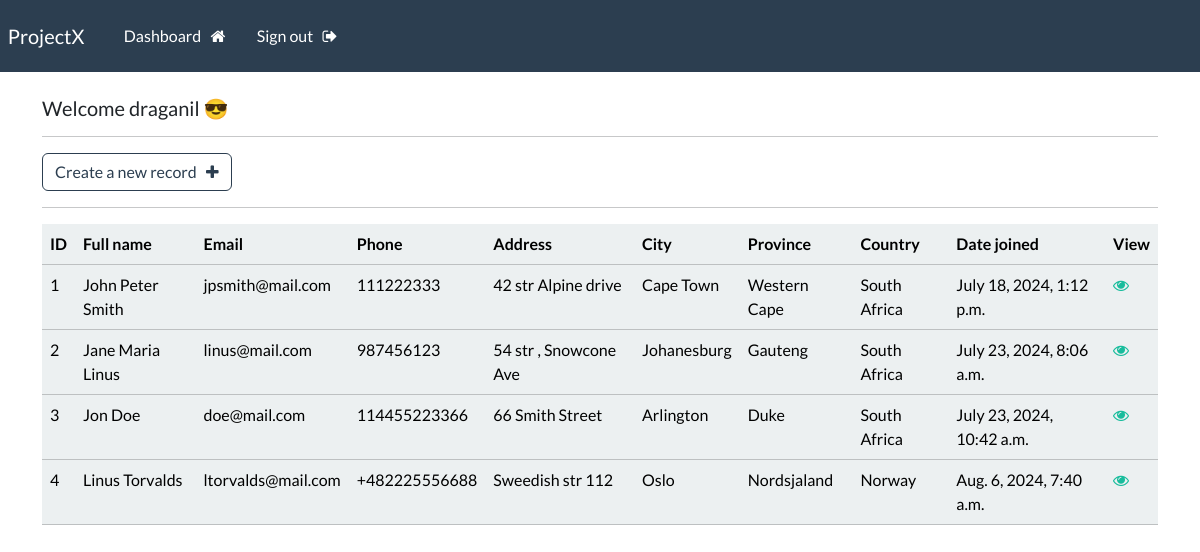
The page /dashboard (signed in) on the database its author committed.
### webapp/models.py (models this page shows, shortened)
class Record(models.Model):
    creation_date = models.DateTimeField(auto_now_add=True)
    first_name = models.CharField(max_length=100)
    last_name = models.CharField(max_length=100)
    email = models.CharField(max_length=255)
    phone = models.CharField(max_length=20)
    address=models.CharField(max_length=300)
    city = models.CharField(max_length=255)
    province = models.CharField(max_length=200)
    country = models.CharField(max_length=100)

### webapp/views.py (the view)
# urls.py: path('dashboard', views.dashboard, name="dashboard"),
@login_required (login_url='my-login')
def dashboard(request):
    my_records = Record.objects.all()
    context = {'records': my_records}
    return render (request, 'webapp/dashboard.html', context=context)

### webapp/templates/webapp/dashboard.html
{% extends 'webapp/base.html' %}
{% block content %}
    <h5> Welcome  {{user}}  😎</h5>
    <hr>
    <a class="btn btn-outline-primary" href="{% url 'create-record' %}"> Create a new record &nbsp; <i class="fa fa-plus" aria-hidden="true"></i></a>
    <hr>
    <table class="table table-light table-hover">
        <thead class="table-light">
            <tr>
                <th scope="col"> ID </th>
                <th scope="col"> Full name </th>
                <th scope="col"> Email </th>
                <th scope="col"> Phone </th>
                <th scope="col"> Address </th>
                <th scope="col"> City</th>
                <th scope="col"> Province </th>
                <th scope="col"> Country </th>
                <th scope="col"> Date joined </th>
                <th scope="col"> View </th>
            </tr>
        </thead>
        <tbody>
        {% if records %}
        {% for record in records %}
            <tr>
                <td> {{ record.id }} </td>
                <td> {{ record.first_name }} {{ record.last_name }}</td>
                <td> {{ record.email }} </td>
                <td> {{ record.phone }} </td>
                <td> {{ record.address }} </td>
                <td> {{ record.city }} </td>
                <td> {{ record.province }} </td>
                <td> {{ record.country }} </td>
                <td> {{ record.creation_date }} </td>
                <td> <a href="{% url 'record' record.id %}"> <i class="fa fa-eye" aria-hidden="true"></i> </a> </td>
               </tr>
        {% endfor %}
        {% endif %}
        </tbody>
    </table>
{% endblock %}

### webapp/templates/webapp/base.html (shortened to what this page needs)
{% load static %}
<!DOCTYPE html>
<html>
    <head>
        <link rel="stylesheet" type="text/css" href="https://bootswatch.com/5/flatly/bootstrap.min.css">
        <link rel="stylesheet" type="text/css" href="{% static 'css/styles.css' %}">
    </head>
    <body>
        {% include 'webapp/navbar.html' %}
        <div class="container">
            <br>
            {% block content %}
            {% endblock %}
        </div>
        <link rel="stylesheet" href="https://cdnjs.cloudflare.com/ajax/libs/font-awesome/4.7.0/css/font-awesome.min.css">
    </body>
</html>

### webapp/templates/webapp/navbar.html (shortened to what this page needs)
<nav class="navbar navbar-expand-lg navbar-dark bg-primary justify-content-center">
    <a class="navbar-brand main-heading" href="{% url '' %}">
      &nbsp; ProjectX
    </a>
      <div class="collapse navbar-collapse text-center" id="navbarNavDropdown">
        <ul class="navbar-nav mr-auto">
          {% if user.is_authenticated %}
            <li class="nav-item">
              <a class="nav-link" href="{% url 'dashboard' %}">Dashboard &nbsp; <i class="fa fa-home" aria-hidden="true"></i> </a>
            </li>
            <li class="nav-item">
              <a class="nav-link" href="{% url 'user-logout' %}">Sign out &nbsp; <i class="fa fa-sign-out" aria-hidden="true"></i> </a>
            </li>
        </ul>
        {% endif %}
      </div>
  </nav>

### rows shown on the page
Record: id "1", first_name "John Peter", last_name "Smith", email "jpsmith@mail.com", phone "111222333", address "42 str Alpine drive", city "Cape Town", province "Western Cape", country "South Africa", creation_date "July 18, 2024, 1:12 p.m."
Record: id "2", first_name "Jane Maria", last_name "Linus", email "linus@mail.com", phone "987456123", address "54 str , Snowcone Ave", city "Johanesburg", province "Gauteng", country "South Africa", creation_date "July 23, 2024, 8:06 a.m."
Record: id "3", first_name "Jon", last_name "Doe", email "doe@mail.com", phone "114455223366", address "66 Smith Street", city "Arlington", province "Duke", country "South Africa", creation_date "July 23, 2024, 10:42 a.m."
Record: id "4", first_name "Linus", last_name "Torvalds", email "ltorvalds@mail.com", phone "+482225556688", address "Sweedish str 112", city "Oslo", province "Nordsjaland", country "Norway", creation_date "Aug. 6, 2024, 7:40 a.m."

### other values the page prints
{{ user }} "draganil"
